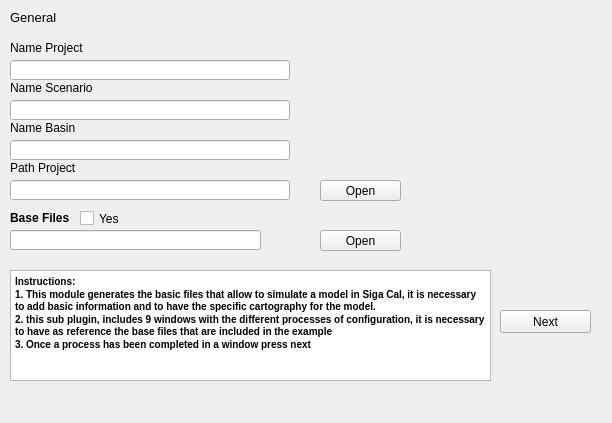
            <widget class="QWidget" name="page">
             <property name="geometry">
              <rect>
               <x>0</x>
               <y>0</y>
               <width>612</width>
               <height>423</height>
              </rect>
             </property>
             <attribute name="label">
              <string>Step 1 - Configuration Project</string>
             </attribute>
             <widget class="QLineEdit" name="output_path">
              <property name="geometry">
               <rect>
                <x>10</x>
                <y>180</y>
                <width>280</width>
                <height>20</height>
               </rect>
              </property>
             </widget>
             <widget class="QLineEdit" name="name_scenario">
              <property name="geometry">
               <rect>
                <x>10</x>
                <y>100</y>
                <width>280</width>
                <height>20</height>
               </rect>
              </property>
             </widget>
             <widget class="QLabel" name="label_2">
              <property name="geometry">
               <rect>
                <x>10</x>
                <y>160</y>
                <width>121</width>
                <height>16</height>
               </rect>
              </property>
              <property name="text">
               <string>&lt;html&gt;&lt;head/&gt;&lt;body&gt;&lt;p&gt;Path Project&lt;/p&gt;&lt;/body&gt;&lt;/html&gt;</string>
              </property>
             </widget>
             <widget class="QPushButton" name="select_output">
              <property name="geometry">
               <rect>
                <x>320</x>
                <y>180</y>
                <width>81</width>
                <height>21</height>
               </rect>
              </property>
              <property name="text">
               <string>Open</string>
              </property>
             </widget>
             <widget class="QLabel" name="label_4">
              <property name="geometry">
               <rect>
                <x>10</x>
                <y>80</y>
                <width>121</width>
                <height>16</height>
               </rect>
              </property>
              <property name="text">
               <string>&lt;html&gt;&lt;head/&gt;&lt;body&gt;&lt;p&gt;Name Scenario&lt;/p&gt;&lt;/body&gt;&lt;/html&gt;</string>
              </property>
             </widget>
             <widget class="QLabel" name="label_5">
              <property name="geometry">
               <rect>
                <x>10</x>
                <y>120</y>
                <width>121</width>
                <height>16</height>
               </rect>
              </property>
              <property name="text">
               <string>&lt;html&gt;&lt;head/&gt;&lt;body&gt;&lt;p&gt;Name Basin&lt;/p&gt;&lt;/body&gt;&lt;/html&gt;</string>
              </property>
             </widget>
             <widget class="QLabel" name="label">
              <property name="geometry">
               <rect>
                <x>10</x>
                <y>40</y>
                <width>121</width>
                <height>16</height>
               </rect>
              </property>
              <property name="text">
               <string>&lt;html&gt;&lt;head/&gt;&lt;body&gt;&lt;p&gt;Name Project&lt;/p&gt;&lt;/body&gt;&lt;/html&gt;</string>
              </property>
             </widget>
             <widget class="QLineEdit" name="Name_Basin">
              <property name="geometry">
               <rect>
                <x>10</x>
                <y>140</y>
                <width>280</width>
                <height>20</height>
               </rect>
              </property>
             </widget>
             <widget class="QLineEdit" name="name_project">
              <property name="geometry">
               <rect>
                <x>10</x>
                <y>60</y>
                <width>280</width>
                <height>20</height>
               </rect>
              </property>
             </widget>
             <widget class="QPushButton" name="Button_Step_1">
              <property name="geometry">
               <rect>
                <x>500</x>
                <y>310</y>
                <width>91</width>
                <height>23</height>
               </rect>
              </property>
              <property name="text">
               <string>Next</string>
              </property>
             </widget>
             <widget class="QLabel" name="label_3">
              <property name="geometry">
               <rect>
                <x>10</x>
                <y>10</y>
                <width>121</width>
                <height>16</height>
               </rect>
              </property>
              <property name="text">
               <string>&lt;html&gt;&lt;head/&gt;&lt;body&gt;&lt;p&gt;&lt;span style=&quot; font-size:10pt;&quot;&gt;General&lt;/span&gt;&lt;/p&gt;&lt;/body&gt;&lt;/html&gt;</string>
              </property>
             </widget>
             <widget class="QTextBrowser" name="textBrowser">
              <property name="geometry">
               <rect>
                <x>10</x>
                <y>270</y>
                <width>481</width>
                <height>111</height>
               </rect>
              </property>
              <property name="html">
               <string>&lt;!DOCTYPE HTML PUBLIC &quot;-//W3C//DTD HTML 4.0//EN&quot; &quot;http://www.w3.org/TR/REC-html40/strict.dtd&quot;&gt;
&lt;html&gt;&lt;head&gt;&lt;meta name=&quot;qrichtext&quot; content=&quot;1&quot; /&gt;&lt;style type=&quot;text/css&quot;&gt;
p, li { white-space: pre-wrap; }
&lt;/style&gt;&lt;/head&gt;&lt;body style=&quot; font-family:'MS Shell Dlg 2'; font-size:7.8pt; font-weight:600; font-style:normal;&quot;&gt;
&lt;p style=&quot; margin-top:0px; margin-bottom:0px; margin-left:0px; margin-right:0px; -qt-block-indent:0; text-indent:0px;&quot;&gt;Instructions:&lt;/p&gt;
&lt;p style=&quot; margin-top:0px; margin-bottom:0px; margin-left:0px; margin-right:0px; -qt-block-indent:0; text-indent:0px;&quot;&gt;1. This module generates the basic files that allow to simulate a model in Siga Cal, it is necessary to add basic information and to have the specific cartography for the model.  &lt;/p&gt;
&lt;p style=&quot; margin-top:0px; margin-bottom:0px; margin-left:0px; margin-right:0px; -qt-block-indent:0; text-indent:0px;&quot;&gt;2. this sub plugin, includes 9 windows with the different processes of configuration, it is necessary to have as reference the base files that are included in the example&lt;/p&gt;
&lt;p style=&quot; margin-top:0px; margin-bottom:0px; margin-left:0px; margin-right:0px; -qt-block-indent:0; text-indent:0px;&quot;&gt;3. Once a process has been completed in a window press next&lt;/p&gt;
&lt;p style=&quot;-qt-paragraph-type:empty; margin-top:0px; margin-bottom:0px; margin-left:0px; margin-right:0px; -qt-block-indent:0; text-indent:0px;&quot;&gt;&lt;br /&gt;&lt;/p&gt;&lt;/body&gt;&lt;/html&gt;</string>
              </property>
             </widget>
             <widget class="QLabel" name="label_40">
              <property name="geometry">
               <rect>
                <x>10</x>
                <y>210</y>
                <width>121</width>
                <height>16</height>
               </rect>
              </property>
              <property name="text">
               <string>&lt;html&gt;&lt;head/&gt;&lt;body&gt;&lt;p&gt;&lt;span style=&quot; font-size:9pt; font-weight:600;&quot;&gt;Base Files&lt;/span&gt;&lt;/p&gt;&lt;/body&gt;&lt;/html&gt;</string>
              </property>
             </widget>
             <widget class="QLineEdit" name="path_base_files">
              <property name="geometry">
               <rect>
                <x>10</x>
                <y>230</y>
                <width>251</width>
                <height>20</height>
               </rect>
              </property>
             </widget>
             <widget class="QPushButton" name="select_base_files">
              <property name="geometry">
               <rect>
                <x>320</x>
                <y>230</y>
                <width>81</width>
                <height>21</height>
               </rect>
              </property>
              <property name="text">
               <string>Open</string>
              </property>
             </widget>
             <widget class="QCheckBox" name="Check_Base_File">
              <property name="geometry">
               <rect>
                <x>80</x>
                <y>210</y>
                <width>70</width>
                <height>17</height>
               </rect>
              </property>
              <property name="text">
               <string>Yes</string>
              </property>
             </widget>
            </widget>
